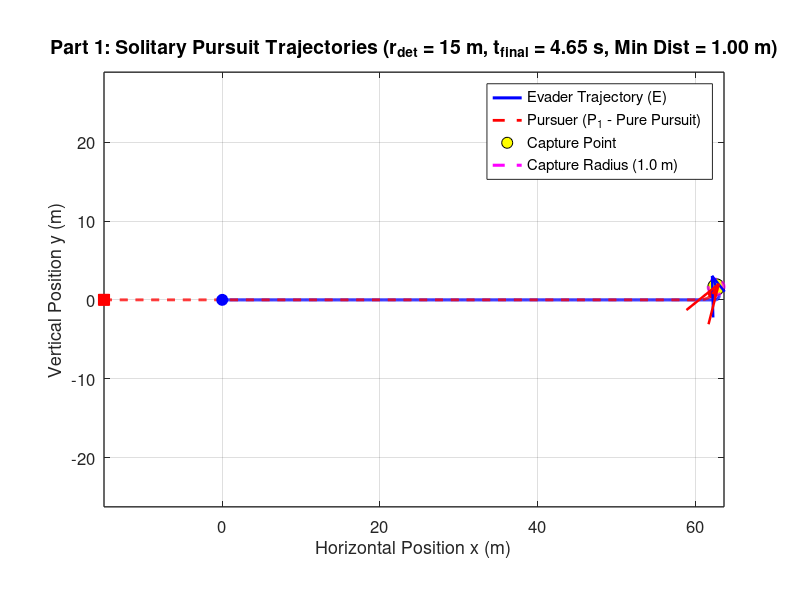

Source code (MATLAB): (Note: this script raises an error after producing the figure.)
% solitary_pursuit.m
% Part 1: Solitary Hunting Mechanics (Pure Pursuit vs. Evasive Jinking)
clear; clc; close all;
addpath(fileparts(mfilename('fullpath')));

%% 1. Model Parameters
v_p = 60 / 3.6;          % Pursuer speed (16.67 m/s)
v_e = 50 / 3.6;          % Evader speed (13.89 m/s)
R_p = 1.5;               % Pursuer min turning radius (m)
R_e = 0.5;               % Evader min turning radius (m)

w_p_max = v_p / R_p;     % Max angular velocity of pursuer (11.11 rad/s)
w_e_max = v_e / R_e;     % Max angular velocity of evader (27.78 rad/s)

l_cap = 1.0;             % Capture radius (m)
r_det = 25.0;            % Initial detection distance (m) [15, 50]
r_jink = 2.5;            % Critical distance where prey triggers jink (m)
T_max = 15.0;            % Raptor stamina limit (s)
dt = 0.005;              % Time step (s)
N = round(T_max / dt);
start_distances = [15, 20, 25, 30, 35];
start_angles = deg2rad([0, 15, -15, 30, -30]);
strategy_root = fileparts(fileparts(mfilename('fullpath')));
plot_folder = fullfile(strategy_root, 'plots', 'normal');
animation_folder = fullfile(strategy_root, 'animations', 'normal');
if ~exist(plot_folder, 'dir')
    mkdir(plot_folder);
end
if ~exist(animation_folder, 'dir')
    mkdir(animation_folder);
end
final_capture_times = zeros(1, numel(start_distances));

for scenario = 1:5
r_det = start_distances(scenario);
%% 2. Initial Conditions (t = 0)
alpha_1 = start_angles(scenario);

% Preallocate state arrays
x_E = zeros(1, N); y_E = zeros(1, N); theta_E = zeros(1, N);
x_P = zeros(1, N); y_P = zeros(1, N); theta_P = zeros(1, N);
dist_P = zeros(1, N);
t_vec = (0:N-1) * dt;

% Set t = 0 values
x_E(1) = 0; y_E(1) = 0; theta_E(1) = 0;
x_P(1) = -r_det * cos(alpha_1);
y_P(1) =  r_det * sin(alpha_1);
theta_P(1) = 0;

captured = false;
end_idx = N;
is_jinking = false;
theta_target = 0;
optimal_angle = deg2rad(110);

%% 3. Time-Stepping Simulation Loop (Forward Euler)
for k = 1:N-1
    dist_P(k) = hypot(x_E(k) - x_P(k), y_E(k) - y_P(k));
    
    if dist_P(k) <= l_cap
        captured = true;
        end_idx = k;
        break;
    end
    
    % --- Pursuer Control (Pure Pursuit) ---
    theta_LOS = atan2(y_E(k) - y_P(k), x_E(k) - x_P(k));
    dtheta_P = atan2(sin(theta_LOS - theta_P(k)), cos(theta_LOS - theta_P(k)));
    if abs(dtheta_P) <= w_p_max * dt
        w_P = dtheta_P / dt;
    else
        w_P = w_p_max * sign(dtheta_P);
    end
    
    % --- Evader Control (Break Turn with Overshoot Reset) ---
    if is_jinking && dist_P(k) > r_jink + 4
        is_jinking = false;
    end

    if ~is_jinking && dist_P(k) <= r_jink
        is_jinking = true;
        theta_target = theta_LOS + optimal_angle;
    end

    if is_jinking
        dtheta_E = atan2(sin(theta_target - theta_E(k)), ...
            cos(theta_target - theta_E(k)));
        if abs(dtheta_E) <= w_e_max * dt
            w_E = dtheta_E / dt;
        else
            w_E = w_e_max * sign(dtheta_E);
        end
    else
        theta_flee = theta_LOS;
        dtheta_E = atan2(sin(theta_flee - theta_E(k)), cos(theta_flee - theta_E(k)));
        if abs(dtheta_E) <= w_e_max * dt
            w_E = dtheta_E / dt;
        else
            w_E = w_e_max * sign(dtheta_E);
        end
    end
    
    % --- Euler Kinematic Updates ---
    x_P(k+1) = x_P(k) + v_p * cos(theta_P(k)) * dt;
    y_P(k+1) = y_P(k) + v_p * sin(theta_P(k)) * dt;
    theta_P(k+1) = theta_P(k) + w_P * dt;
    
    x_E(k+1) = x_E(k) + v_e * cos(theta_E(k)) * dt;
    y_E(k+1) = y_E(k) + v_e * sin(theta_E(k)) * dt;
    theta_E(k+1) = theta_E(k) + w_E * dt;
end

dist_P(end_idx) = hypot(x_E(end_idx) - x_P(end_idx), y_E(end_idx) - y_P(end_idx));
final_capture_times(scenario) = t_vec(end_idx);

%% 4. Figure 1: Combined 2D Trajectory Plot (All Players on Same Axis)
figure('Color', 'w', 'Position', [80, 80, 1050, 700]);
hold on; grid on; axis equal;

% Plot trajectories
plot(x_E(1:end_idx), y_E(1:end_idx), 'b-', 'LineWidth', 2.2, 'DisplayName', 'Evader Trajectory (E)');
plot(x_P(1:end_idx), y_P(1:end_idx), 'r--', 'LineWidth', 2.0, 'DisplayName', 'Pursuer (P_1 - Pure Pursuit)');

% Plot Start Positions (t = 0)
plot(x_E(1), y_E(1), 'bo', 'MarkerSize', 8, 'MarkerFaceColor', 'b', 'HandleVisibility', 'off');
plot(x_P(1), y_P(1), 'rs', 'MarkerSize', 8, 'MarkerFaceColor', 'r', 'HandleVisibility', 'off');

% Plot End Positions (t = T_final)
plot(x_E(end_idx), y_E(end_idx), 'ko', 'MarkerSize', 12, ...
    'MarkerFaceColor', 'y', 'DisplayName', 'Capture Point');
plot(x_P(end_idx), y_P(end_idx), 'ro', 'MarkerSize', 6, ...
    'MarkerFaceColor', 'r', 'HandleVisibility', 'off');

% Plot Capture Radius Circle around Evader's Final Position
th_circ = linspace(0, 2*pi, 100);
plot(x_E(end_idx) + l_cap*cos(th_circ), y_E(end_idx) + l_cap*sin(th_circ), ...
    'm--', 'LineWidth', 2.2, 'DisplayName', 'Capture Radius (1.0 m)');

% Show each player's final heading as a single colored arrow.
quiver(x_E(end_idx), y_E(end_idx), cos(theta_E(end_idx)), sin(theta_E(end_idx)), ...
    1.5, 'b', 'LineWidth', 1.8, 'MaxHeadSize', 2, 'HandleVisibility', 'off');
quiver(x_P(end_idx), y_P(end_idx), cos(theta_P(end_idx)), sin(theta_P(end_idx)), ...
    1.5, 'r', 'LineWidth', 1.8, 'MaxHeadSize', 2, 'HandleVisibility', 'off');

set(gca, 'FontSize', 12, 'LineWidth', 1.0, 'Box', 'on');
xlabel('Horizontal Position x (m)', 'FontSize', 13);
ylabel('Vertical Position y (m)', 'FontSize', 13);
title(sprintf('Part 1: Solitary Pursuit Trajectories (r_{det} = %.0f m, t_{final} = %.2f s, Min Dist = %.2f m)', ...
    r_det, final_capture_times(scenario), min(dist_P(1:end_idx))), 'FontSize', 14);
legend('Location', 'best');
exportgraphics(gcf, fullfile(plot_folder, sprintf('scenario_%d_trajectory.png', scenario)), 'Resolution', 200);
create_trajectory_animation_1(t_vec(1:end_idx), x_E(1:end_idx), y_E(1:end_idx), ...
    theta_E(1:end_idx), x_P(1:end_idx), y_P(1:end_idx), theta_P(1:end_idx), ...
    r_det, l_cap, fullfile(animation_folder, sprintf('scenario_%d.mp4', scenario)));

%% 5. Figure 2: Separation Distance Plot
figure('Color', 'w', 'Position', [180, 120, 850, 550]);
hold on; grid on;
plot(t_vec(1:end_idx), dist_P(1:end_idx), 'k-', 'LineWidth', 2.0);
yline(l_cap, 'r--', 'Capture Threshold (l = 1.0 m)', 'LineWidth', 1.5);
yline(r_jink, 'b:', 'Jink Trigger (r_{jink} = 3.0 m)', 'LineWidth', 1.5);
set(gca, 'FontSize', 12, 'LineWidth', 1.0, 'Box', 'on');
xlabel('Time t (s)', 'FontSize', 13);
ylabel('Separation Distance d_1(t) (m)', 'FontSize', 13);
title(sprintf('Part 1: Predator-Prey Separation Distance vs. Time (t_{final} = %.2f s)', ...
    final_capture_times(scenario)), 'FontSize', 14);
exportgraphics(gcf, fullfile(plot_folder, sprintf('scenario_%d_separation.png', scenario)), 'Resolution', 200);
close all;
end

%% 6. Jink-Distance Sweep: Capture Time Histogram
jink_distances = 1.0:0.25:8.0;
capture_times = zeros(5, numel(jink_distances));

for scenario = 1:5
    for j = 1:numel(jink_distances)
        capture_times(scenario, j) = simulate_capture_time( ...
            start_distances(scenario), start_angles(scenario), ...
            jink_distances(j), v_p, v_e, R_p, R_e, l_cap, T_max, dt, ...
            deg2rad(110));
    end
end

figure('Color', 'w', 'Position', [80, 80, 1200, 850]);
for scenario = 1:5
    subplot(3, 2, scenario);
    bar(jink_distances, capture_times(scenario, :), 1.0, ...
        'FaceColor', [0.25, 0.50, 0.85], 'EdgeColor', 'none');
    hold on; grid on;

    [max_capture_time, max_idx] = max(capture_times(scenario, :));
    plot(jink_distances(max_idx), max_capture_time, 'r^', ...
        'MarkerSize', 9, 'MarkerFaceColor', 'r');
    xline(jink_distances(max_idx), 'r--', 'LineWidth', 1.2);

    xlabel('Jink distance (m)');
    ylabel('Capture time (s)');
    title(sprintf('Scenario %d (r_{det} = %.0f m, t_{final} = %.2f s)', ...
        scenario, start_distances(scenario), final_capture_times(scenario)));
    legend('Capture time', sprintf('Maximum: %.2f m', jink_distances(max_idx)), ...
        'Location', 'best');
    set(gca, 'FontSize', 10, 'Box', 'on');
end

sgtitle('Strategy 1: Capture Time for a Range of Jink Distances (final times shown per scenario)');
exportgraphics(gcf, fullfile(plot_folder, 'jink_distance_capture_time.png'), ...
    'Resolution', 200);
close all;

fprintf('Strategy 1 maximum capture times by scenario:\n');
for scenario = 1:5
    [max_capture_time, max_idx] = max(capture_times(scenario, :));
    fprintf('  Scenario %d: %.2f m jink distance -> %.2f s capture time\n', ...
        scenario, jink_distances(max_idx), max_capture_time);
end

%% 7. Jink-Angle Sweep: Capture Time Histogram
angle_offsets = deg2rad(0:5:180);
angle_capture_times = zeros(5, numel(angle_offsets));

for scenario = 1:5
    for j = 1:numel(angle_offsets)
        angle_capture_times(scenario, j) = simulate_capture_time( ...
            start_distances(scenario), start_angles(scenario), r_jink, ...
            v_p, v_e, R_p, R_e, l_cap, T_max, dt, angle_offsets(j));
    end
end

figure('Color', 'w', 'Position', [80, 80, 1200, 850]);
for scenario = 1:5
    subplot(3, 2, scenario);
    bar(rad2deg(angle_offsets), angle_capture_times(scenario, :), 1.0, ...
        'FaceColor', [0.75, 0.45, 0.20], 'EdgeColor', 'none');
    hold on; grid on;

    [max_capture_time, max_idx] = max(angle_capture_times(scenario, :));
    plot(rad2deg(angle_offsets(max_idx)), max_capture_time, 'r^', ...
        'MarkerSize', 9, 'MarkerFaceColor', 'r');
    xline(rad2deg(angle_offsets(max_idx)), 'r--', 'LineWidth', 1.2);

    xlabel('Jink angle offset (degrees)');
    ylabel('Capture time (s)');
    title(sprintf('Scenario %d (r_{det} = %.0f m, t_{final} = %.2f s)', ...
        scenario, start_distances(scenario), final_capture_times(scenario)));
    legend('Capture time', sprintf('Maximum: %.0f deg', ...
        rad2deg(angle_offsets(max_idx))), 'Location', 'best');
    set(gca, 'FontSize', 10, 'Box', 'on');
end

sgtitle(sprintf('Strategy 1: Capture Time by Jink Angle (r_{jink} = %.1f m)', ...
    r_jink));
exportgraphics(gcf, fullfile(plot_folder, 'jink_angle_capture_time.png'), ...
    'Resolution', 200);
close all;

fprintf('Strategy 1 maximum capture angles by scenario:\n');
for scenario = 1:5
    [max_capture_time, max_idx] = max(angle_capture_times(scenario, :));
    fprintf('  Scenario %d: %.0f degree angle -> %.2f s capture time\n', ...
        scenario, rad2deg(angle_offsets(max_idx)), max_capture_time);
end

function capture_time = simulate_capture_time(r_det, alpha_1, r_jink, ...
    v_p, v_e, R_p, R_e, l_cap, T_max, dt, angle_offset)
    w_p_max = v_p / R_p;
    w_e_max = v_e / R_e;
    N = round(T_max / dt);

    x_E = 0;
    y_E = 0;
    theta_E = 0;
    x_P = -r_det * cos(alpha_1);
    y_P = r_det * sin(alpha_1);
    theta_P = 0;
    capture_time = T_max;
    is_jinking = false;
    theta_target = 0;

    for k = 1:N-1
        dist_P = hypot(x_E - x_P, y_E - y_P);
        if dist_P <= l_cap
            capture_time = (k - 1) * dt;
            return;
        end

        theta_LOS = atan2(y_E - y_P, x_E - x_P);
        dtheta_P = atan2(sin(theta_LOS - theta_P), ...
            cos(theta_LOS - theta_P));
        if abs(dtheta_P) <= w_p_max * dt
            w_P = dtheta_P / dt;
        else
            w_P = w_p_max * sign(dtheta_P);
        end

        if is_jinking && dist_P > r_jink + 1.5
            is_jinking = false;
        end

        if ~is_jinking && dist_P <= r_jink
            is_jinking = true;
            theta_target = theta_LOS + angle_offset;
        end

        if is_jinking
            dtheta_E = atan2(sin(theta_target - theta_E), ...
                cos(theta_target - theta_E));
            if abs(dtheta_E) <= w_e_max * dt
                w_E = dtheta_E / dt;
            else
                w_E = w_e_max * sign(dtheta_E);
            end
        else
            theta_flee = theta_LOS;
            dtheta_E = atan2(sin(theta_flee - theta_E), ...
                cos(theta_flee - theta_E));
            if abs(dtheta_E) <= w_e_max * dt
                w_E = dtheta_E / dt;
            else
                w_E = w_e_max * sign(dtheta_E);
            end
        end

        x_P = x_P + v_p * cos(theta_P) * dt;
        y_P = y_P + v_p * sin(theta_P) * dt;
        theta_P = theta_P + w_P * dt;
        x_E = x_E + v_e * cos(theta_E) * dt;
        y_E = y_E + v_e * sin(theta_E) * dt;
        theta_E = theta_E + w_E * dt;
    end
end
